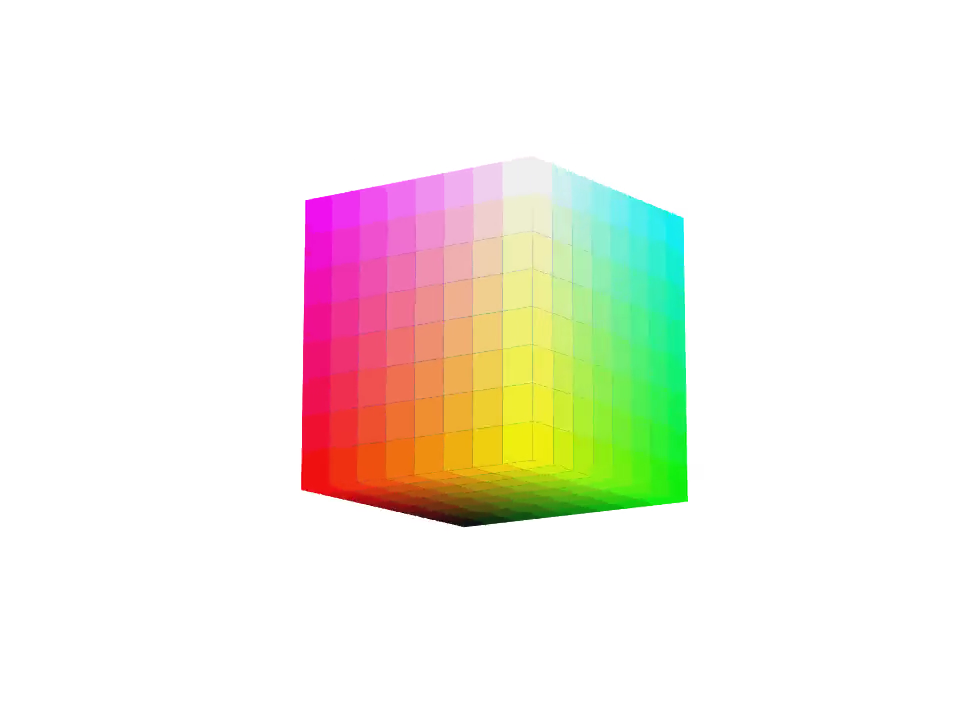
#> input picture frame 36 of ch5/5.2/movie.mp4, 960 x 720 px
$ python writer.py
#> lines starting #> are read from the running program, lines starting #| are printed output that depends on the picture
import cv2
import numpy as np

cap = cv2.VideoCapture('movie.mp4') # 入力ファイル名

width = int(cap.get(cv2.CAP_PROP_FRAME_WIDTH))
height = int(cap.get(cv2.CAP_PROP_FRAME_HEIGHT))
fps = int(cap.get(cv2.CAP_PROP_FPS))

# VideoWriterのインスタンスを作る
# width, heightは正確に指定しないと書き込まれないことに注意
fourcc = cv2.VideoWriter_fourcc(*'MP4V') # コーデック
#writer = cv2.VideoWriter('output.mp4', fourcc=fourcc, fps=fps, frameSize=(width, height))
writer = cv2.VideoWriter('output_%05d.jpg', fourcc=0, fps=0, frameSize=(width, height))

while(cap.isOpened()):
    ret, frame = cap.read()
#> frame is the input picture: shape (720, 960, 3); mean B, G, R 229.4, 239.1, 242.8

    if ret:
        frame = cv2.resize(frame, dsize=None, fx=0.5, fy=0.5)
#> frame: shape (360, 480, 3)
        # もとのフルカラーの画像と分解した1チャンネルの画像はそのままでは連結できないので
        # cvtColorでグレイスケール→BGRに変換している
        b, g, r = map(lambda x: cv2.cvtColor(x, cv2.COLOR_GRAY2BGR), cv2.split(frame))
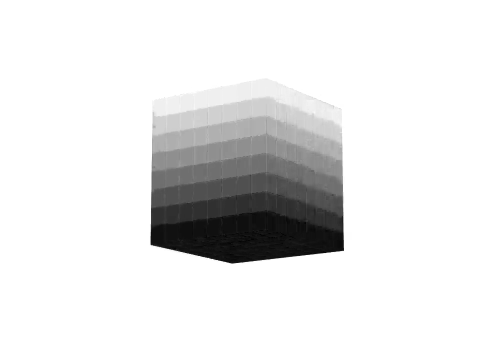
#> b: shape (360, 480, 3); min 2, max 255, mean 229.5
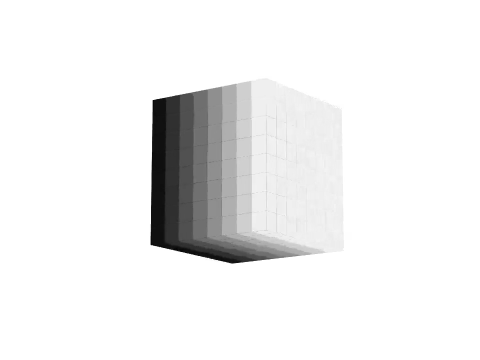
#> g: shape (360, 480, 3); min 6, max 255, mean 239.2
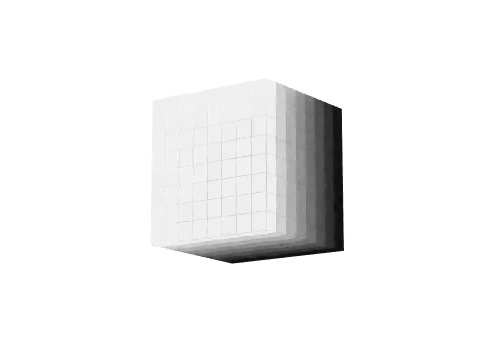
#> r: shape (360, 480, 3); min 5, max 255, mean 242.8
        concat_frame = cv2.vconcat([cv2.hconcat([frame, r]), cv2.hconcat([g, b])])
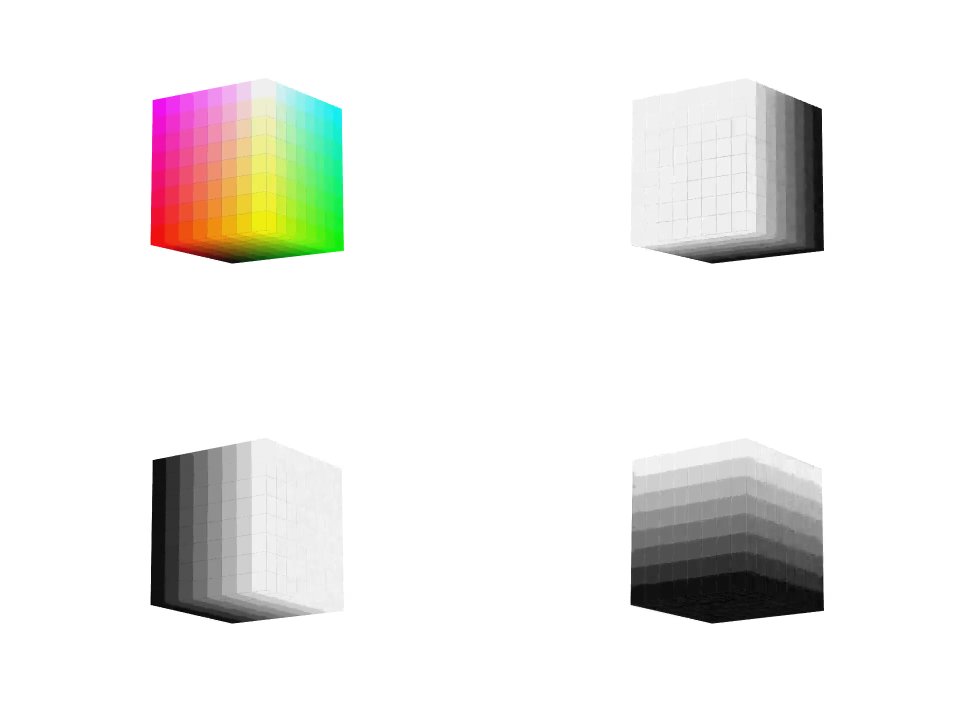
#> concat_frame: shape (720, 960, 3); mean B, G, R 235.2, 237.7, 238.6
        writer.write(concat_frame)
    else:
        break

cap.release()
writer.release()

$ run again, starting later in the video
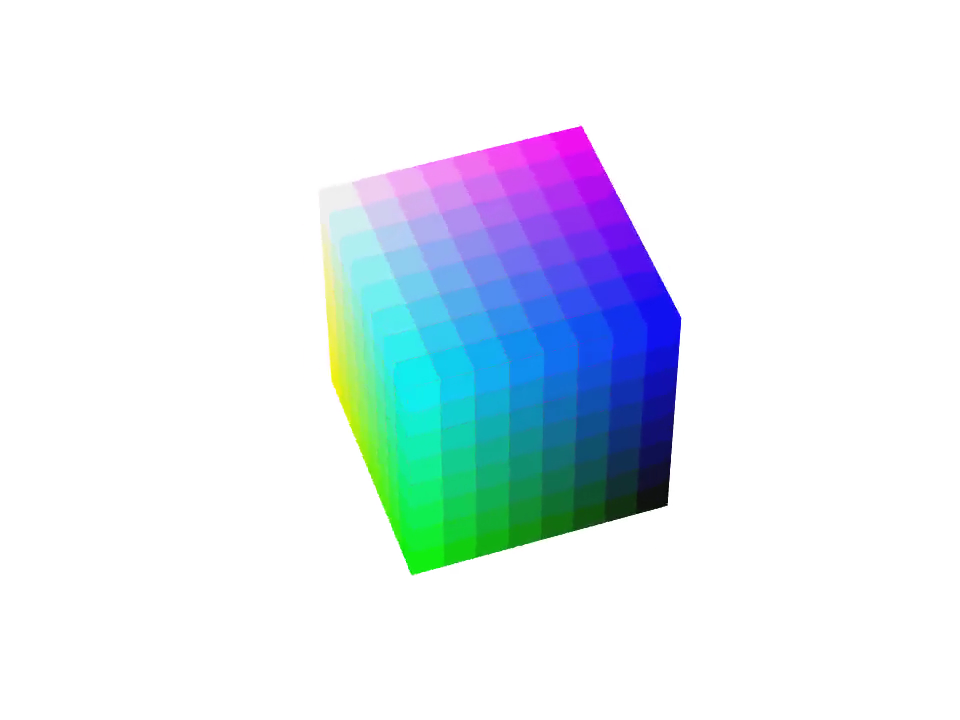
#> input picture frame 162 of ch5/5.2/movie.mp4, 960 x 720 px
#> frame is the input picture: shape (720, 960, 3); mean B, G, R 242.4, 234.6, 224.4
#> frame: shape (360, 480, 3)
#> `b, g, r = map(lambda x: cv2.cvtColor(x, cv2.COLOR_GRAY2BGR), cv2.split..`:
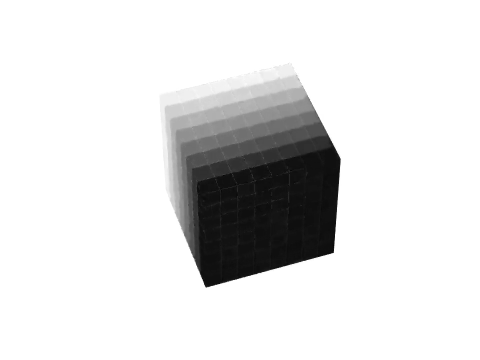
#> r: shape (360, 480, 3); min 5, max 255, mean 224.4
#> `concat_frame = cv2.vconcat([cv2.hconcat([frame, r]), cv2.hconcat([g, b..`:
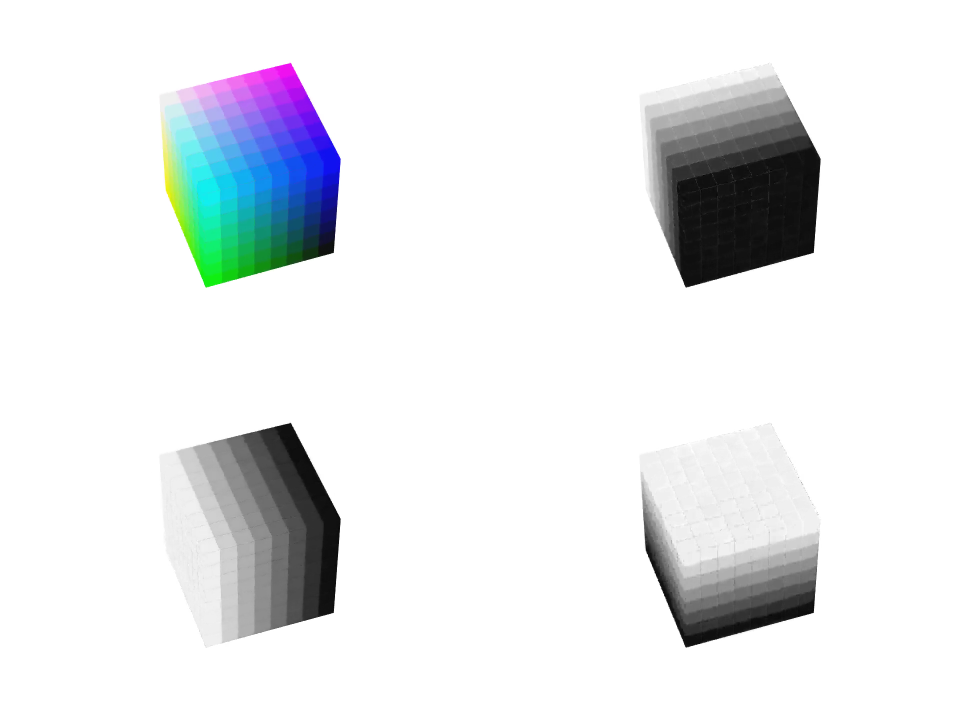
#> concat_frame: shape (720, 960, 3); mean B, G, R 236, 234, 231.5

$ run again, starting later in the video
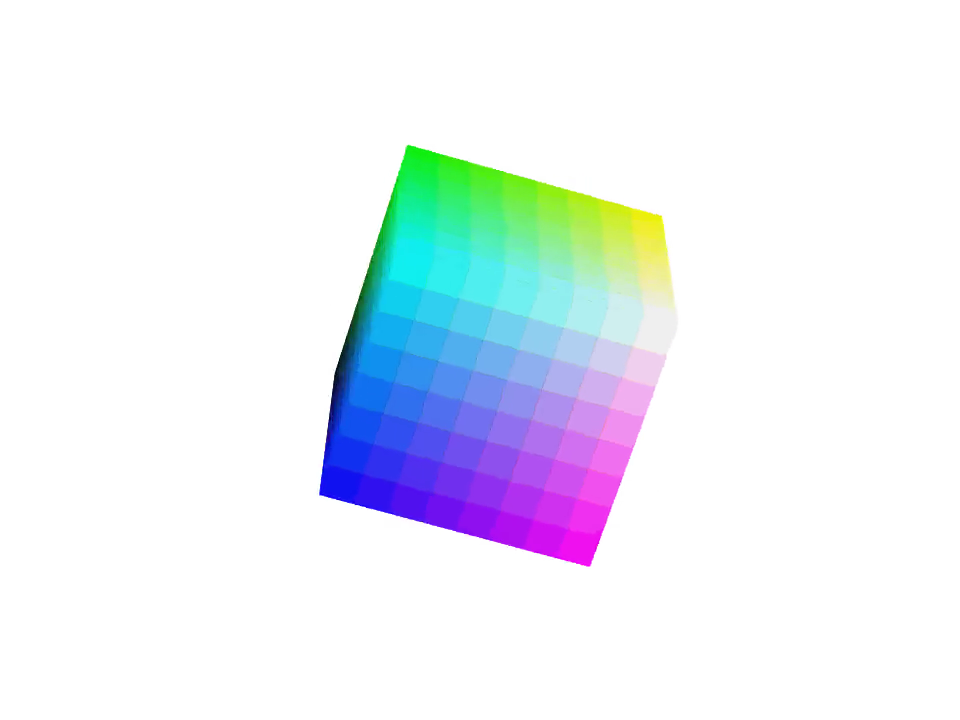
#> input picture frame 288 of ch5/5.2/movie.mp4, 960 x 720 px
#> frame is the input picture: shape (720, 960, 3); mean B, G, R 247.3, 239.8, 234.2
#> frame: shape (360, 480, 3)
#> `b, g, r = map(lambda x: cv2.cvtColor(x, cv2.COLOR_GRAY2BGR), cv2.split..`:
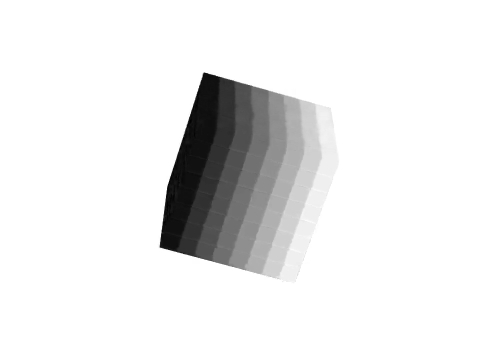
#> r: shape (360, 480, 3); min 1, max 255, mean 234.3
#> `concat_frame = cv2.vconcat([cv2.hconcat([frame, r]), cv2.hconcat([g, b..`:
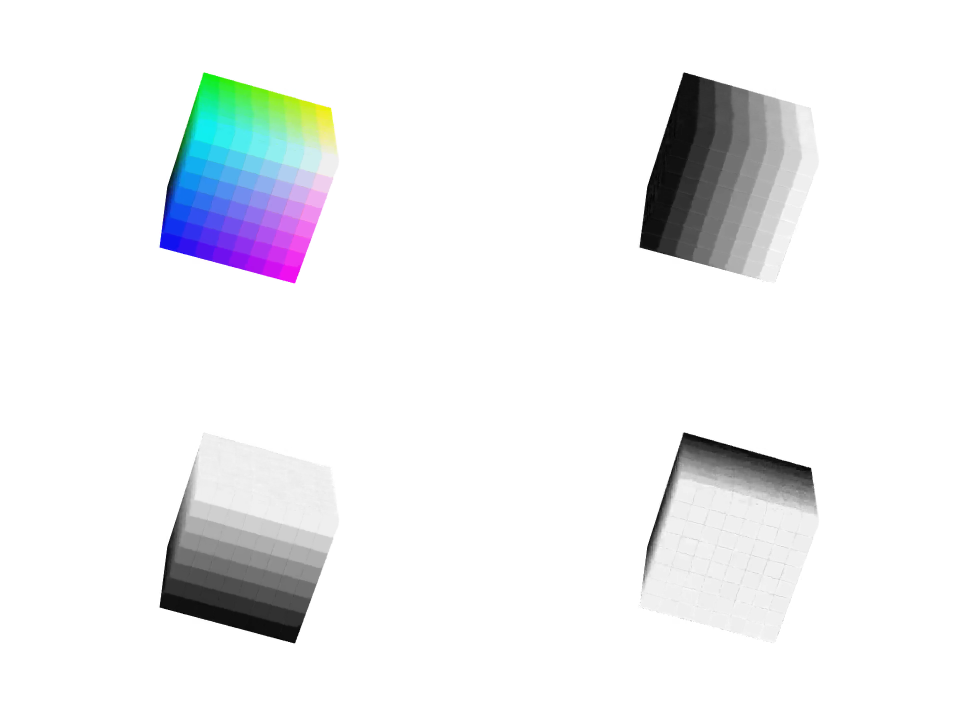
#> concat_frame: shape (720, 960, 3); mean B, G, R 242.2, 240.3, 238.9
